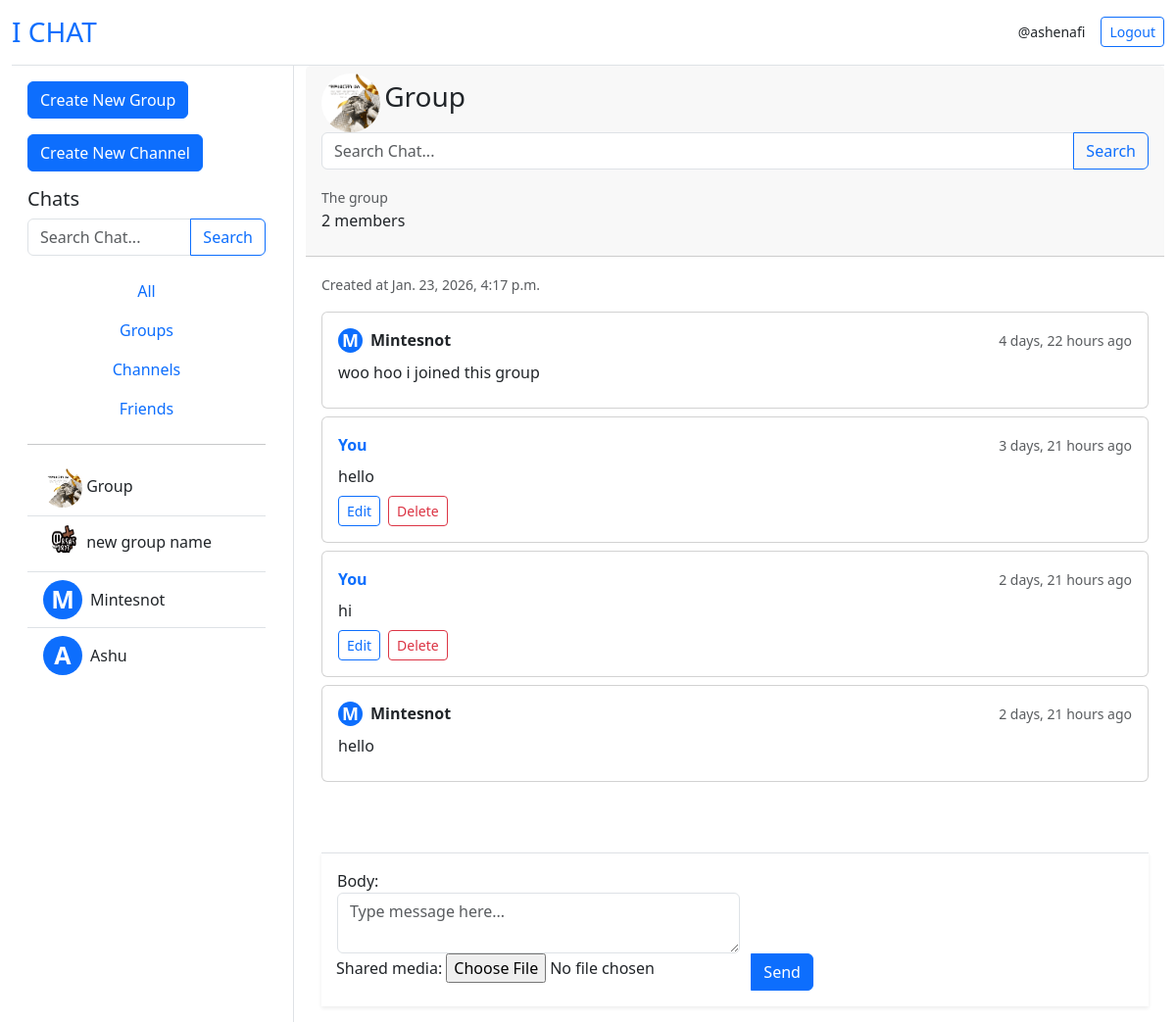
The page /group/group/3/ (signed in) on the database as committed earlier.
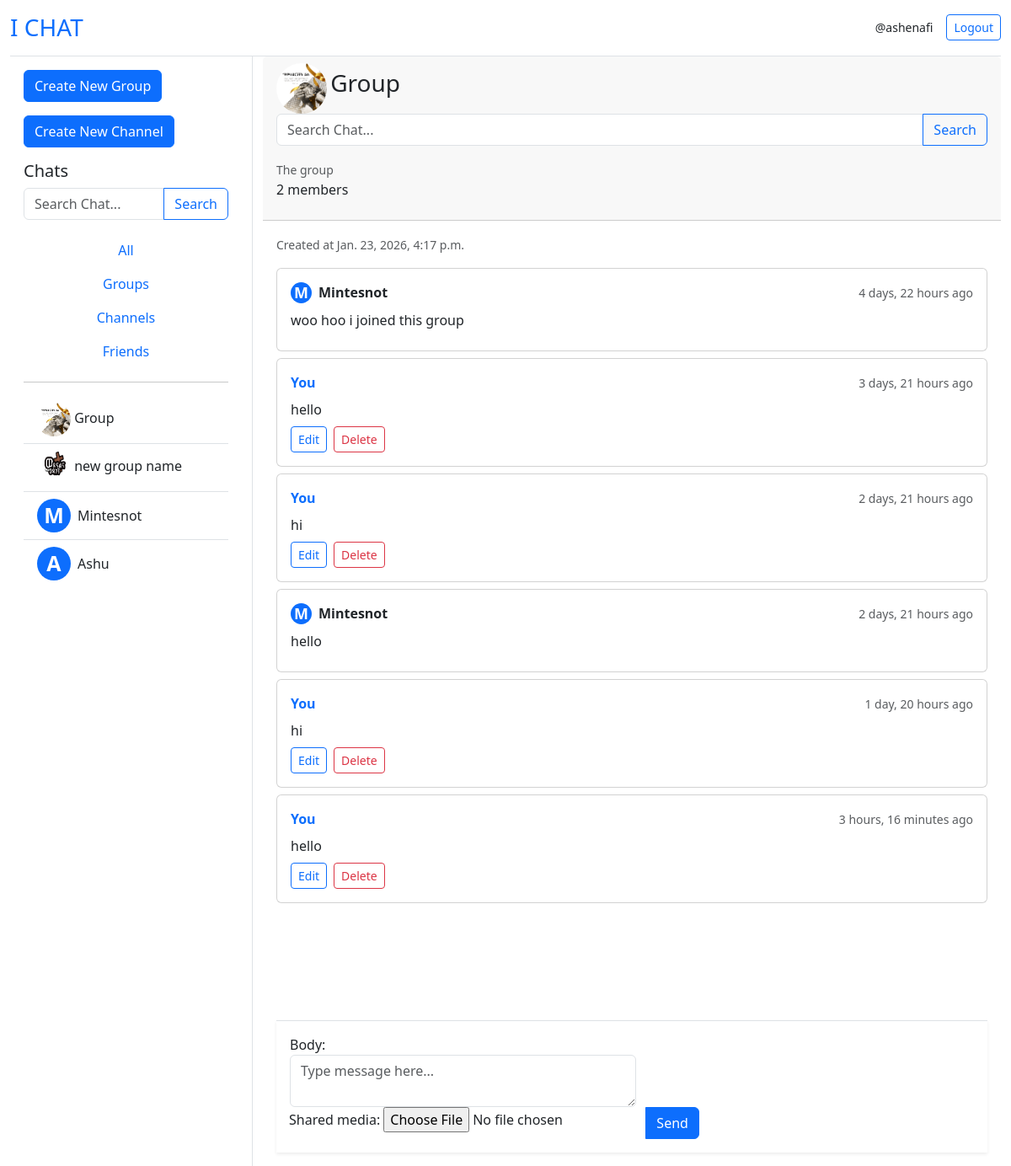
The same page on the database as committed later.
### groups/models.py (models this page shows, shortened)
class Group(models.Model):
    owner = models.ForeignKey(User, on_delete=models.CASCADE)
    name = models.CharField(max_length=100)
    profile = models.ImageField(upload_to='profiles/group/',null=True, blank=True)
    description = models.CharField(max_length=300)
    members = models.ManyToManyField(User, related_name="member")
    created_at = models.DateTimeField(auto_now_add=True)
    updated_at = models.DateTimeField(auto_now=True)

class GroupMessage(models.Model):
    owner = models.ForeignKey(User, on_delete=models.CASCADE)
    group = models.ForeignKey(Group, on_delete=models.CASCADE)
    shared_media = models.ImageField(upload_to='shared_media/group/', null=True, blank=True)
    body = models.TextField()
    created_at = models.DateTimeField(auto_now_add=True, null=True)
    updated_at = models.DateTimeField(auto_now=True, null= True)

### groups/views.py (the view, shortened to what this page needs)
# urls.py: path('group/', include('groups.urls')),
@login_required(login_url='log-in')
def group(request, pk):
    group = Group.objects.get(id=pk)
    q = request.GET.get('q') if request.GET.get('q') != None else ''
    p = request.GET.get('p') if request.GET.get('p') != None else ''
    channels = Channel.objects.filter(Q(name__icontains=q))
    groups = Group.objects.filter(name__icontains=q)
    users = User.objects.filter(username__icontains=q)
    messages = GroupMessage.objects.filter(
        Q(body__icontains = p)
    )
    members = group.members.all()
    form = GroupMessageForm()
    context = {
        'group':group,
        'groups':groups,
        'form':form,
        'messages':messages,
        'users':users,
        'members': members,
        'channels':channels
    }
    return render(request, 'groups/group.html', context)

### groups/forms.py
class GroupMessageForm(ModelForm):
    class Meta:
        model = GroupMessage
        fields = ['body', 'shared_media']
        widgets = {
            'body': Textarea(attrs={
                'class': 'form-control',
                'rows': 2,
                'name': 'message',
                'data-custom': 'some-value',
                'placeholder': "Type message here..."
            }),
        }

### groups/templates/groups/group.html (shortened to what the changed rows need)
{% extends 'groups/home.html' %}
{% load static %}
{% block chat %}
<div class="card h-100 border-0">
    <div class="card-header">
        <a href="{% url 'group_profile' group.id %}"><img src="{{ group.profile.url }}" alt="profile" style="width: 60px; height: 60px; border-radius: 30px;"></a>
        <h3 class="card-title mb-1" style="display: inline-block;">{{group.name}}</h3><br>
        <form action="" method="get" class="mb-3">
            <div class="input-group">
            </div>
        </form>
        <small class="text-muted">{{group.description}}</small>
        <div>
            <p>{{group.members.count}} members</p>
        </div>
    </div>
    <div class="card-body d-flex flex-column p-3">
        <div class="mb-3">
            <small class="text-muted">Created at {{group.created_at}}</small>
        </div>
        <div class="flex-grow-1 overflow-auto pb-5" style="max-height: calc(100vh - 200px);">
            {% for message in messages %}
                {% if message.group == group %}
                    <div class="mb-2">
                        <div class="card">
                            <div class="card-body p-3">
                                <div class="d-flex justify-content-between align-items-center mb-2">
                                    <div>
                                        {% if message.owner == request.user %}
                                            <strong class="text-primary">You</strong>
                                        {% else %}
                                            <div class="d-flex align-items-center">
                                                <a href="{% url 'user_profile' message.owner.id %}" class="text-decoration-none">
                                                    <div class="avatar bg-primary text-white rounded-circle d-flex align-items-center justify-content-center me-2"
                                                        style="width: 25px; height: 25px; font-weight: bold; font-size: 18px;">
                                                        {{ message.owner.username|first|upper }}
                                                    </div>
                                                </a>
                                                <strong class="card-title mb-0">{{ message.owner.username }}</strong>
                                            </div>
                                        {% endif %}
                                    </div>
                                    <div>
                                        <small class="text-muted">{{message.updated_at | timesince}} ago</small>
                                    </div>
                                </div>
                                <div class="message-body mb-2">
                                    <p class="mb-0">{{message.body}}</p>
                                </div>
                                {% if message.owner == request.user %}
                                <div class="d-flex gap-2">
                                    <a href="{% url 'edit_gp_message' message.id %}" class="btn btn-sm btn-outline-primary">Edit</a>
                                    <a href="{% url 'delete_gp_message' message.id %}" class="btn btn-sm btn-outline-danger">Delete</a>
                                </div>
                                {% endif %}
                            </div>
                        </div>
                    </div>
                {% endif %}
            {% endfor %}
        </div>
    </div>
</div>
{% endblock %}

### groups/templates/groups/home.html (shortened to what this page needs)
{% extends 'groups/base.html' %}
{% block content %}
<div class="container-fluid vh-100">
    <div class="row h-100">
        <div class="col-md-4 col-lg-3 border-end d-flex flex-column">
            <div class="p-3 flex-grow-1 overflow-auto">
                <a href="{% url 'create_group' %}" class="btn btn-primary mb-3">Create New Group</a>
                <a href="{% url 'create_channel' %}" class="btn btn-primary mb-3">Create New Channel</a>
                <h3 class="h5">Chats</h3>
                <form action="" method="get" class="mb-3">
                    <div class="input-group">
                        <input type="search" name="p" placeholder="Search Chat..." class="form-control">
                        <button type="submit" class="btn btn-outline-primary">Search</button>
                    </div>
                </form>
                <div class="nav flex-column">
                    <button class="nav-link">All</button>
                    <button class="nav-link">Groups</button>
                    <button class="nav-link">Channels</button>
                    <button class="nav-link">Friends</button>
                </div>
                <hr>
                <div class="list-group list-group-flush">
                    {% for group in groups %}
                    <a href="{% url 'group' group.id %}" class="list-group-item list-group-item-action" >
                        <img src="{{ group.profile.url }}" alt="profile" style="width: 40px; height: 40px; border-radius: 20px;">
                        {{group.name}}
                    </a>
                    {% endfor %}
                    {% for user in users %}
                        {% if user != request.user %}
                            <a href="{% url 'friend' user.id %}" class="list-group-item list-group-item-action">
                                <div class="d-flex align-items-center">
                                        <div class="avatar bg-primary text-white rounded-circle d-flex align-items-center justify-content-center me-2"
                                             style="width: 40px; height: 40px; font-weight: bold; font-size: 25px;">
                                            {{ user.username|first|upper }}
                                        </div>
                                    {{ user.username.capitalize }}
                                </div>
                            </a>
                        {% endif %}
                    {% endfor %}
                </div>
            </div>
        </div>
        <div class="col-md-8 col-lg-9 d-flex flex-column">
            <div class="flex-grow-1 d-flex flex-column">
                {% block chat %}
                {% endblock %}
            </div>
        </div>
    </div>
</div>
{% endblock %}

Rows that differ between the two databases and show on the page:
added GroupMessage: shows "You", updated_at "1 day, 20 hours", body "hi", shows "Edit"
added GroupMessage: shows "You", updated_at "3 hours, 16 minutes", body "hello", shows "Edit"
